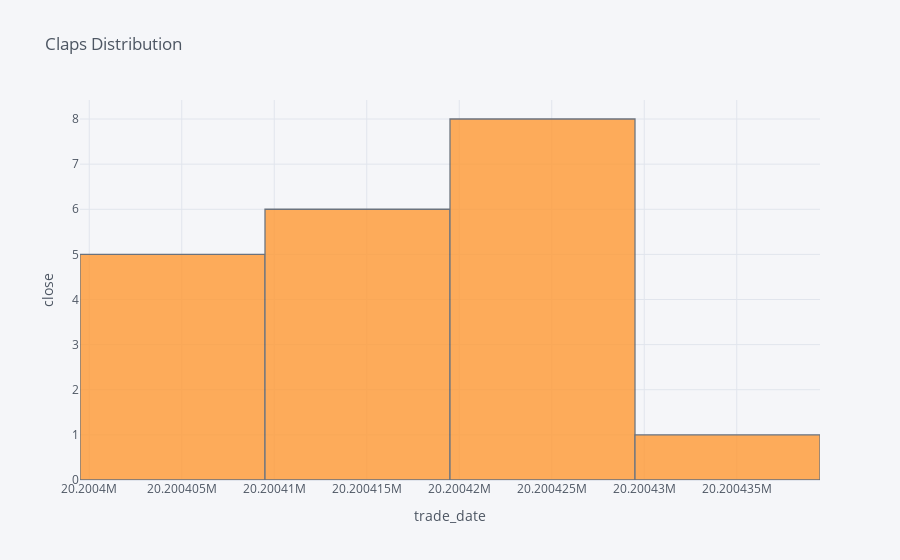

Notebook code cell kept with this figure:
### Code cell
df['trade_date'].iplot(kind='hist', xTitle='trade_date',
                  yTitle='close', title='Claps Distribution')

### Figure 1 — Plotly figure (JSON) as saved in the notebook; plotly's stock layout.template omitted (floating-point values rounded to 4 significant figures)
{"data": [{"histfunc": "count", "histnorm": "", "marker": {"color": "rgba(255, 153, 51, 1.0)", "line": {"color": "#4D5663", "width": 1.3}}, "name": "trade_date", "opacity": 0.8, "orientation": "v", "type": "histogram", "x": [20200402, 20200403, 20200407, 20200408, 20200409, 20200410, 20200413, 20200414, 20200415, 20200416, 20200417, 20200420, 20200421, 20200422, 20200423, 20200424, 20200427, 20200428, 20200429, 20200430]}], "layout": {"autosize": true, "barmode": "overlay", "legend": {"bgcolor": "#F5F6F9", "font": {"color": "#4D5663"}}, "paper_bgcolor": "#F5F6F9", "plot_bgcolor": "#F5F6F9", "title": {"font": {"color": "#4D5663"}, "text": "Claps Distribution"}, "xaxis": {"autorange": true, "gridcolor": "#E1E5ED", "range": [20200000.0, 20200000.0], "showgrid": true, "tickfont": {"color": "#4D5663"}, "title": {"font": {"color": "#4D5663"}, "text": "trade_date"}, "type": "linear", "zerolinecolor": "#E1E5ED"}, "yaxis": {"autorange": true, "gridcolor": "#E1E5ED", "range": [0, 8.421], "showgrid": true, "tickfont": {"color": "#4D5663"}, "title": {"font": {"color": "#4D5663"}, "text": "close"}, "zerolinecolor": "#E1E5ED"}}}
